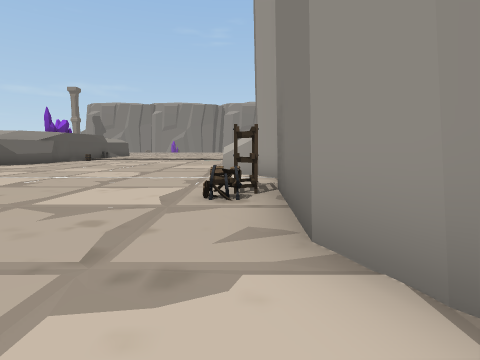
View 1 (above)

23 first-person views from a walk through a 3-D level made in the Unity game engine. The camera is 1.4 m above the floor, tilts 6° down and sees 80° across. The floor is counted in squares, 2 m on a side. Each view is taken from the middle of a square. On the plan, view 1 faces up. The plan holds only what a view shows up to about 10 squares ahead; the rest is blank. The place goes on beyond the plan. The player character is not drawn. Some animated figures are not drawn. Some surface patterns are stand-ins.

View 2
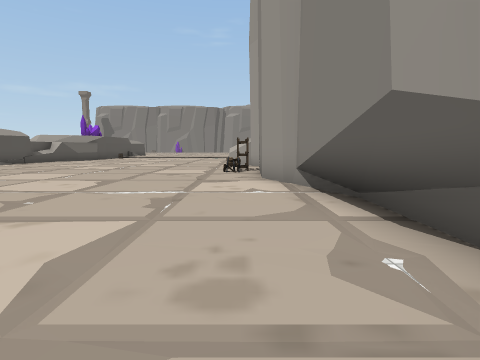

View 3
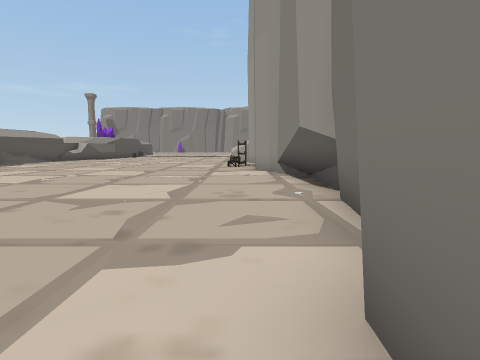

View 4
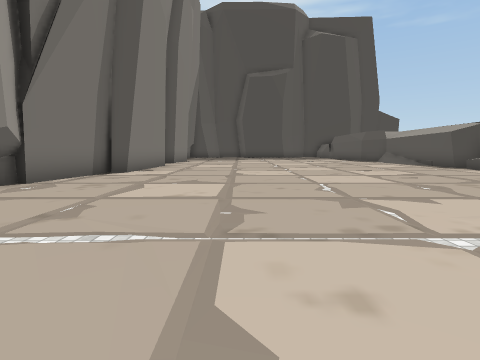

View 5
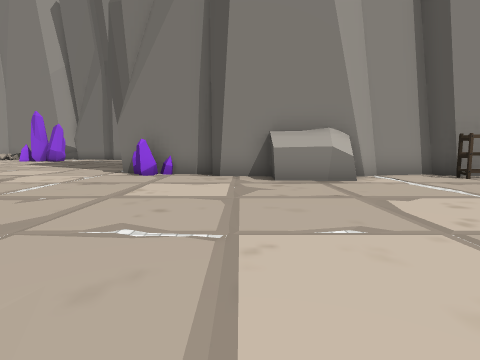

View 6
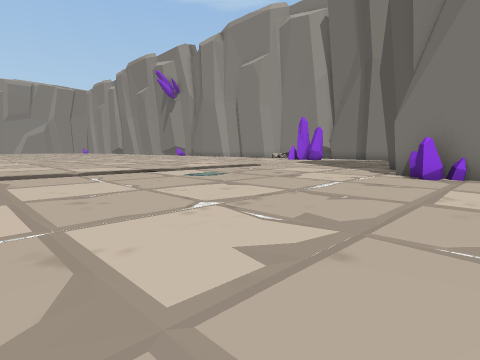

View 7
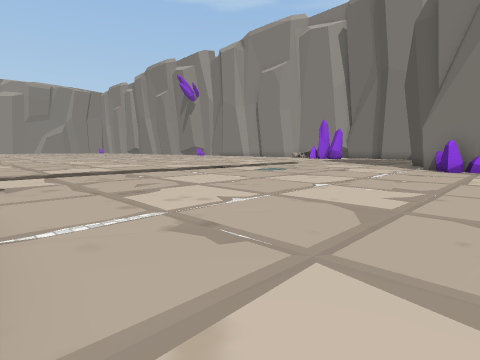

View 8
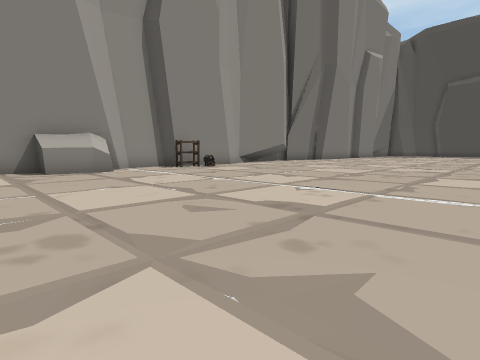

View 9
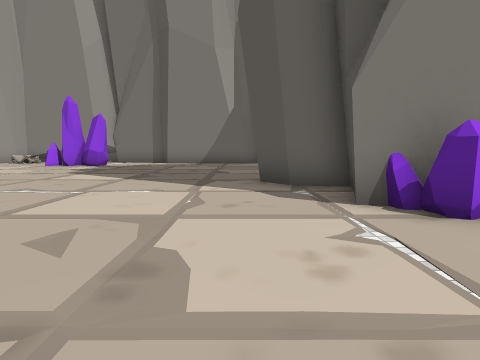

View 10
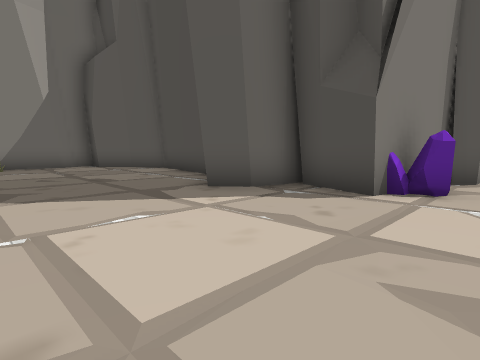

View 11
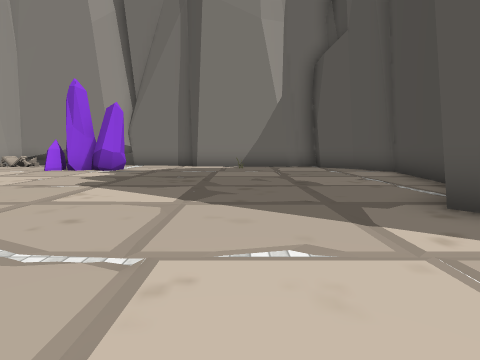

View 12
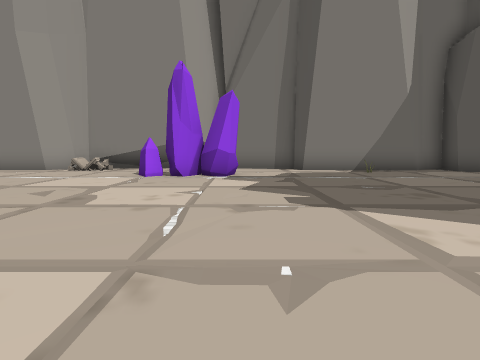

View 13
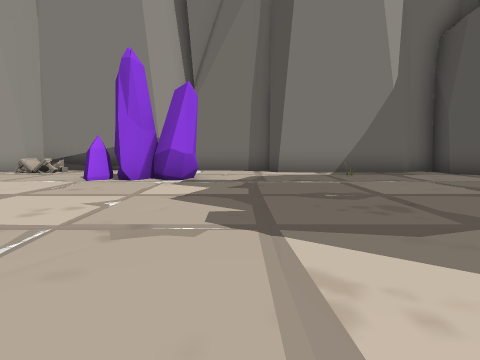

View 14
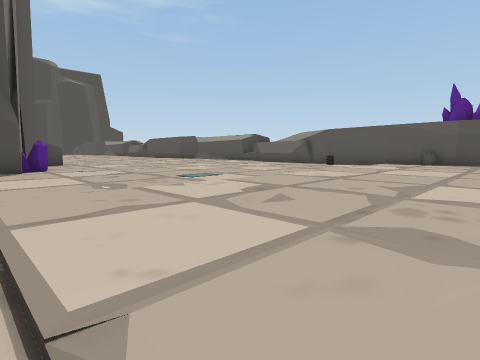

View 15
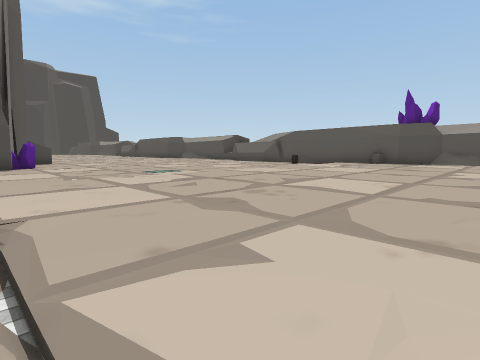

View 16
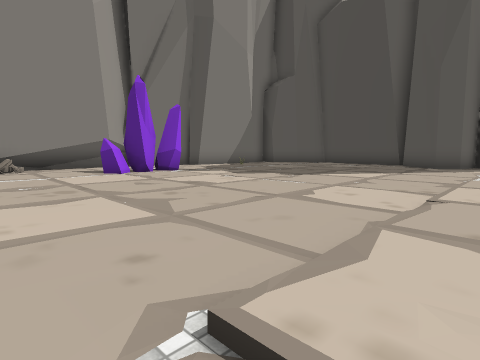

View 17
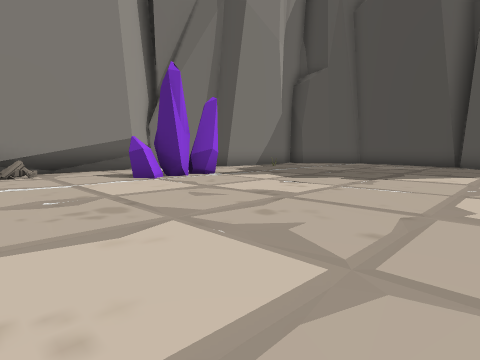

View 18
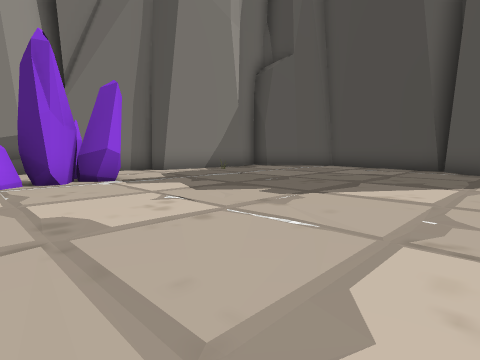

View 19
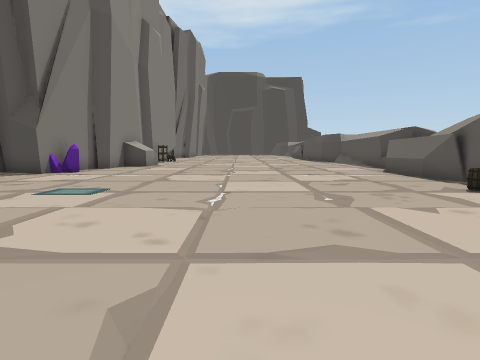

View 20
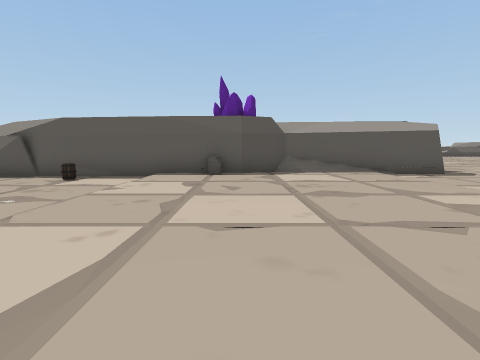

View 21
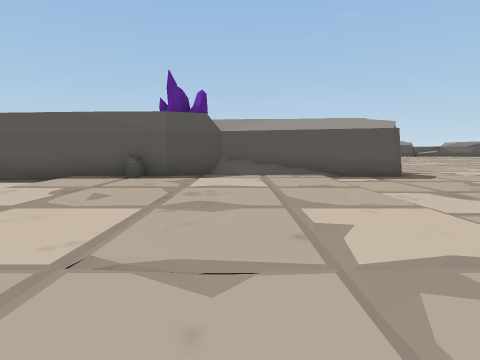

View 22
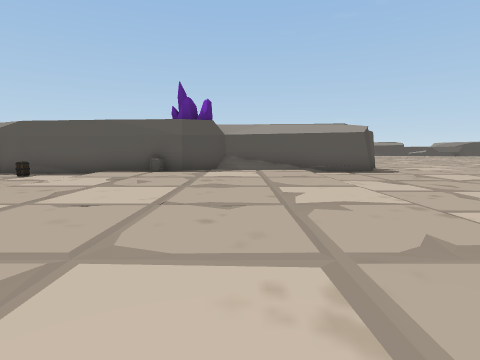

View 23
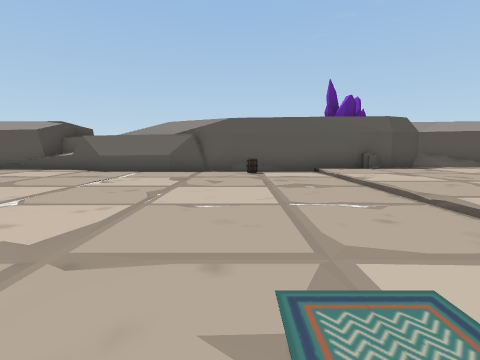

### Floor plan
Key: @ floor where view 1 was taken; # wall or solid block; . main floor; : floor 0.25 m higher than the main floor; / step, stairs or slope; ^ raised ledge; C crystal; O other object.
Columns run from 12 left of view 1 to 14 right of it. Each row starts with its distance up from view 1.
 28 #........     ............#
 27 #::::::::::::::/.........O#
 26 #::::::::::::::/..........#
 25 ##:::::::::::::/.......O..#
 24 ##:::::::::::::/.......O..#
 23  #:::::::::::::/.......OO #
 22   O::::::::::::/.......O..#
 21  #:::::::::::::/..........#
 20  #.......................##
 19  #.......................#
 18  ^O.....................O#
 17  #.......................#
 16  #.......................#
 15  #..............##.......#
 14  #...........C#####.....##
 13  #............#   #######
 12  ^............#
 11  ............##
 10  ...........##
  9   ..........##
  8   ..........##
  7   ...........#
  6    ..........#
  5    .........O#
  4    .........O#
  3    ..........#
  2    ..........#
  1    ..........#
  0    .........@##
 -1       .......##
 -2      ........##
 -3      .........#
 -4     ..........#
 -5    ...........#
 -6   ...........##
 -7  ^...........#
 -8  ............#

Where each view was taken, in squares from view 1:
view 1: 0 up, 0 right, facing up
view 2: 5 down, 0 right, facing up
view 3: 8 down, 0 right, facing up
view 4: 2 up, 3 left, facing down
view 5: 11 up, 7 left, facing right
view 6: 12 up, 7 left, facing up-right
view 7: 12 up, 10 left, facing up-right
view 8: 12 up, 10 left, facing down-right
view 9: 16 up, 2 left, facing right
view 10: 19 up, 0 right, facing down-right
view 11: 18 up, 1 right, facing right
view 12: 22 up, 3 right, facing right
view 13: 21 up, 4 right, facing right
view 14: 25 up, 3 right, facing down-left
view 15: 27 up, 3 right, facing down-left
view 16: 28 up, 2 right, facing down-right
view 17: 28 up, 4 right, facing down-right
view 18: 25 up, 4 right, facing down-right
view 19: 24 up, 5 left, facing down
view 20: 23 up, 2 left, facing left
view 21: 25 up, 3 left, facing left
view 22: 25 up, 1 left, facing left
view 23: 18 up, 1 left, facing left
